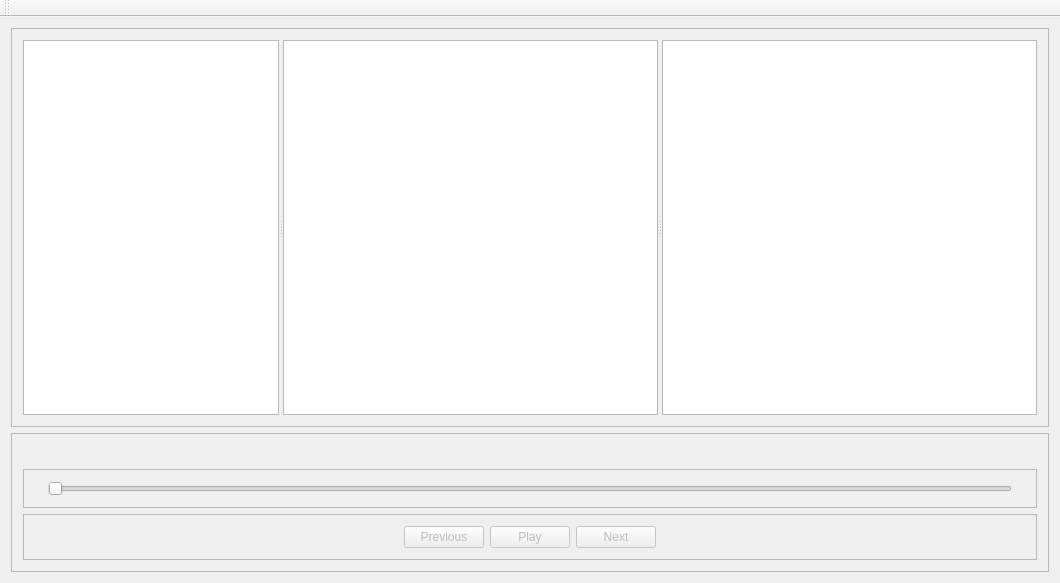
<?xml version="1.0" encoding="UTF-8"?>
<ui version="4.0">
 <class>MainWindow</class>
 <widget class="QMainWindow" name="MainWindow">
  <property name="geometry">
   <rect>
    <x>0</x>
    <y>0</y>
    <width>1060</width>
    <height>583</height>
   </rect>
  </property>
  <property name="windowTitle">
   <string>MainWindow</string>
  </property>
  <widget class="QWidget" name="centralWidget">
   <property name="sizePolicy">
    <sizepolicy hsizetype="Expanding" vsizetype="Expanding">
     <horstretch>0</horstretch>
     <verstretch>0</verstretch>
    </sizepolicy>
   </property>
   <property name="maximumSize">
    <size>
     <width>1920</width>
     <height>1080</height>
    </size>
   </property>
   <property name="contextMenuPolicy">
    <enum>Qt::PreventContextMenu</enum>
   </property>
   <layout class="QVBoxLayout" name="verticalLayout">
    <item>
     <widget class="QFrame" name="frame">
      <property name="sizePolicy">
       <sizepolicy hsizetype="Preferred" vsizetype="Expanding">
        <horstretch>0</horstretch>
        <verstretch>0</verstretch>
       </sizepolicy>
      </property>
      <property name="frameShape">
       <enum>QFrame::StyledPanel</enum>
      </property>
      <property name="frameShadow">
       <enum>QFrame::Raised</enum>
      </property>
      <layout class="QHBoxLayout" name="horizontalLayout">
       <item>
        <widget class="QSplitter" name="splitter">
         <property name="enabled">
          <bool>true</bool>
         </property>
         <property name="sizePolicy">
          <sizepolicy hsizetype="Minimum" vsizetype="Preferred">
           <horstretch>0</horstretch>
           <verstretch>0</verstretch>
          </sizepolicy>
         </property>
         <property name="frameShape">
          <enum>QFrame::NoFrame</enum>
         </property>
         <property name="frameShadow">
          <enum>QFrame::Plain</enum>
         </property>
         <property name="lineWidth">
          <number>1</number>
         </property>
         <property name="orientation">
          <enum>Qt::Horizontal</enum>
         </property>
         <property name="handleWidth">
          <number>4</number>
         </property>
         <widget class="QListView" name="artistsView">
          <property name="sizePolicy">
           <sizepolicy hsizetype="Preferred" vsizetype="Preferred">
            <horstretch>0</horstretch>
            <verstretch>0</verstretch>
           </sizepolicy>
          </property>
          <property name="minimumSize">
           <size>
            <width>60</width>
            <height>0</height>
           </size>
          </property>
          <property name="baseSize">
           <size>
            <width>0</width>
            <height>0</height>
           </size>
          </property>
          <property name="layoutDirection">
           <enum>Qt::LeftToRight</enum>
          </property>
          <property name="editTriggers">
           <set>QAbstractItemView::NoEditTriggers</set>
          </property>
         </widget>
         <widget class="QListView" name="albumsView">
          <property name="enabled">
           <bool>true</bool>
          </property>
          <property name="sizePolicy">
           <sizepolicy hsizetype="Maximum" vsizetype="Preferred">
            <horstretch>1</horstretch>
            <verstretch>0</verstretch>
           </sizepolicy>
          </property>
         </widget>
         <widget class="QListView" name="songsView">
          <property name="enabled">
           <bool>true</bool>
          </property>
          <property name="sizePolicy">
           <sizepolicy hsizetype="Expanding" vsizetype="Expanding">
            <horstretch>1</horstretch>
            <verstretch>0</verstretch>
           </sizepolicy>
          </property>
         </widget>
        </widget>
       </item>
      </layout>
     </widget>
    </item>
    <item alignment="Qt::AlignBottom">
     <widget class="QFrame" name="frame_2">
      <property name="sizePolicy">
       <sizepolicy hsizetype="Preferred" vsizetype="Expanding">
        <horstretch>0</horstretch>
        <verstretch>0</verstretch>
       </sizepolicy>
      </property>
      <property name="frameShape">
       <enum>QFrame::StyledPanel</enum>
      </property>
      <property name="frameShadow">
       <enum>QFrame::Raised</enum>
      </property>
      <layout class="QVBoxLayout" name="verticalLayout_2">
       <item>
        <widget class="QLabel" name="playingSongLabel">
         <property name="font">
          <font>
           <pointsize>12</pointsize>
           <weight>75</weight>
           <bold>true</bold>
          </font>
         </property>
         <property name="text">
          <string/>
         </property>
         <property name="alignment">
          <set>Qt::AlignCenter</set>
         </property>
        </widget>
       </item>
       <item>
        <widget class="QFrame" name="frame_3">
         <property name="frameShape">
          <enum>QFrame::StyledPanel</enum>
         </property>
         <property name="frameShadow">
          <enum>QFrame::Raised</enum>
         </property>
         <layout class="QHBoxLayout" name="horizontalLayout_4">
          <item>
           <widget class="QLabel" name="elapsedTimeLabel">
            <property name="text">
             <string/>
            </property>
           </widget>
          </item>
          <item>
           <widget class="QSlider" name="horizontalSlider">
            <property name="orientation">
             <enum>Qt::Horizontal</enum>
            </property>
           </widget>
          </item>
          <item>
           <widget class="QLabel" name="songDurationLabel">
            <property name="text">
             <string/>
            </property>
           </widget>
          </item>
         </layout>
        </widget>
       </item>
       <item>
        <widget class="QFrame" name="frame_4">
         <property name="frameShape">
          <enum>QFrame::StyledPanel</enum>
         </property>
         <property name="frameShadow">
          <enum>QFrame::Raised</enum>
         </property>
         <layout class="QHBoxLayout" name="horizontalLayout_3">
          <item>
           <spacer name="horizontalSpacer">
            <property name="orientation">
             <enum>Qt::Horizontal</enum>
            </property>
            <property name="sizeHint" stdset="0">
             <size>
              <width>40</width>
              <height>20</height>
             </size>
            </property>
           </spacer>
          </item>
          <item>
           <widget class="QPushButton" name="previousButton">
            <property name="enabled">
             <bool>false</bool>
            </property>
            <property name="text">
             <string>Previous</string>
            </property>
           </widget>
          </item>
          <item>
           <widget class="QPushButton" name="playPauseButton">
            <property name="enabled">
             <bool>false</bool>
            </property>
            <property name="text">
             <string>Play</string>
            </property>
           </widget>
          </item>
          <item>
           <widget class="QPushButton" name="nextButton">
            <property name="enabled">
             <bool>false</bool>
            </property>
            <property name="text">
             <string>Next</string>
            </property>
           </widget>
          </item>
          <item>
           <spacer name="horizontalSpacer_2">
            <property name="orientation">
             <enum>Qt::Horizontal</enum>
            </property>
            <property name="sizeHint" stdset="0">
             <size>
              <width>40</width>
              <height>20</height>
             </size>
            </property>
           </spacer>
          </item>
         </layout>
        </widget>
       </item>
      </layout>
     </widget>
    </item>
   </layout>
  </widget>
  <widget class="QMenuBar" name="menuBar">
   <property name="geometry">
    <rect>
     <x>0</x>
     <y>0</y>
     <width>1060</width>
     <height>28</height>
    </rect>
   </property>
  </widget>
  <widget class="QToolBar" name="mainToolBar">
   <attribute name="toolBarArea">
    <enum>TopToolBarArea</enum>
   </attribute>
   <attribute name="toolBarBreak">
    <bool>false</bool>
   </attribute>
  </widget>
 </widget>
 <layoutdefault spacing="6" margin="11"/>
 <resources/>
 <connections>
  <connection>
   <sender>artistsView</sender>
   <signal>clicked(QModelIndex)</signal>
   <receiver>albumsView</receiver>
   <slot>update(QModelIndex)</slot>
   <hints>
    <hint type="sourcelabel">
     <x>143</x>
     <y>184</y>
    </hint>
    <hint type="destinationlabel">
     <x>698</x>
     <y>254</y>
    </hint>
   </hints>
  </connection>
 </connections>
</ui>
